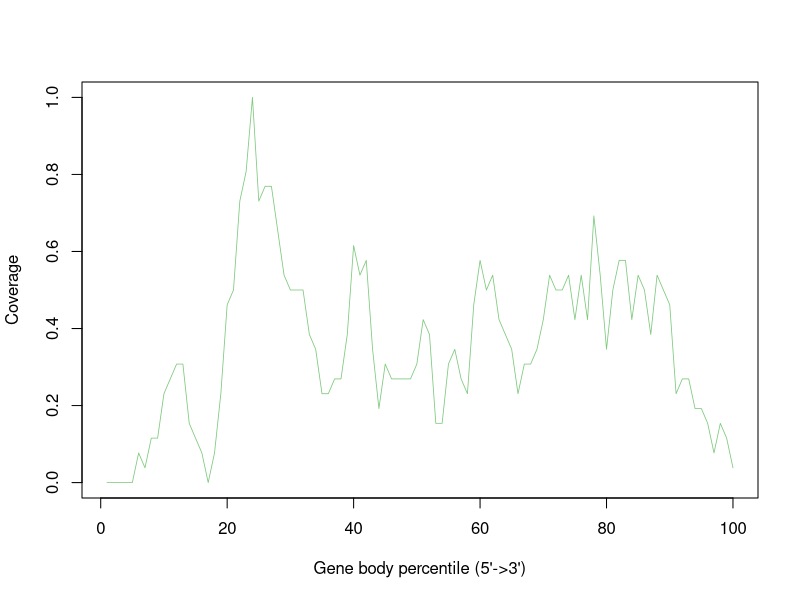

This figure's R source:
GSM4486070_Aligned.sortedByCoord_sorted.out <- c(0.0,0.0,0.0,0.0,0.0,0.07692307692307693,0.038461538461538464,0.11538461538461539,0.11538461538461539,0.23076923076923078,0.2692307692307692,0.3076923076923077,0.3076923076923077,0.15384615384615385,0.11538461538461539,0.07692307692307693,0.0,0.07692307692307693,0.23076923076923078,0.46153846153846156,0.5,0.7307692307692307,0.8076923076923077,1.0,0.7307692307692307,0.7692307692307693,0.7692307692307693,0.6538461538461539,0.5384615384615384,0.5,0.5,0.5,0.38461538461538464,0.34615384615384615,0.23076923076923078,0.23076923076923078,0.2692307692307692,0.2692307692307692,0.38461538461538464,0.6153846153846154,0.5384615384615384,0.5769230769230769,0.34615384615384615,0.19230769230769232,0.3076923076923077,0.2692307692307692,0.2692307692307692,0.2692307692307692,0.2692307692307692,0.3076923076923077,0.4230769230769231,0.38461538461538464,0.15384615384615385,0.15384615384615385,0.3076923076923077,0.34615384615384615,0.2692307692307692,0.23076923076923078,0.46153846153846156,0.5769230769230769,0.5,0.5384615384615384,0.4230769230769231,0.38461538461538464,0.34615384615384615,0.23076923076923078,0.3076923076923077,0.3076923076923077,0.34615384615384615,0.4230769230769231,0.5384615384615384,0.5,0.5,0.5384615384615384,0.4230769230769231,0.5384615384615384,0.4230769230769231,0.6923076923076923,0.5384615384615384,0.34615384615384615,0.5,0.5769230769230769,0.5769230769230769,0.4230769230769231,0.5384615384615384,0.5,0.38461538461538464,0.5384615384615384,0.5,0.46153846153846156,0.23076923076923078,0.2692307692307692,0.2692307692307692,0.19230769230769232,0.19230769230769232,0.15384615384615385,0.07692307692307693,0.15384615384615385,0.11538461538461539,0.038461538461538464)


pdf("GSM4486070.geneBodyCoverage.curves.pdf")
x=1:100
icolor = colorRampPalette(c("#7fc97f","#beaed4","#fdc086","#ffff99","#386cb0","#f0027f"))(1)
plot(x,GSM4486070_Aligned.sortedByCoord_sorted.out,type='l',xlab="Gene body percentile (5'->3')", ylab="Coverage",lwd=0.8,col=icolor[1])
dev.off()
